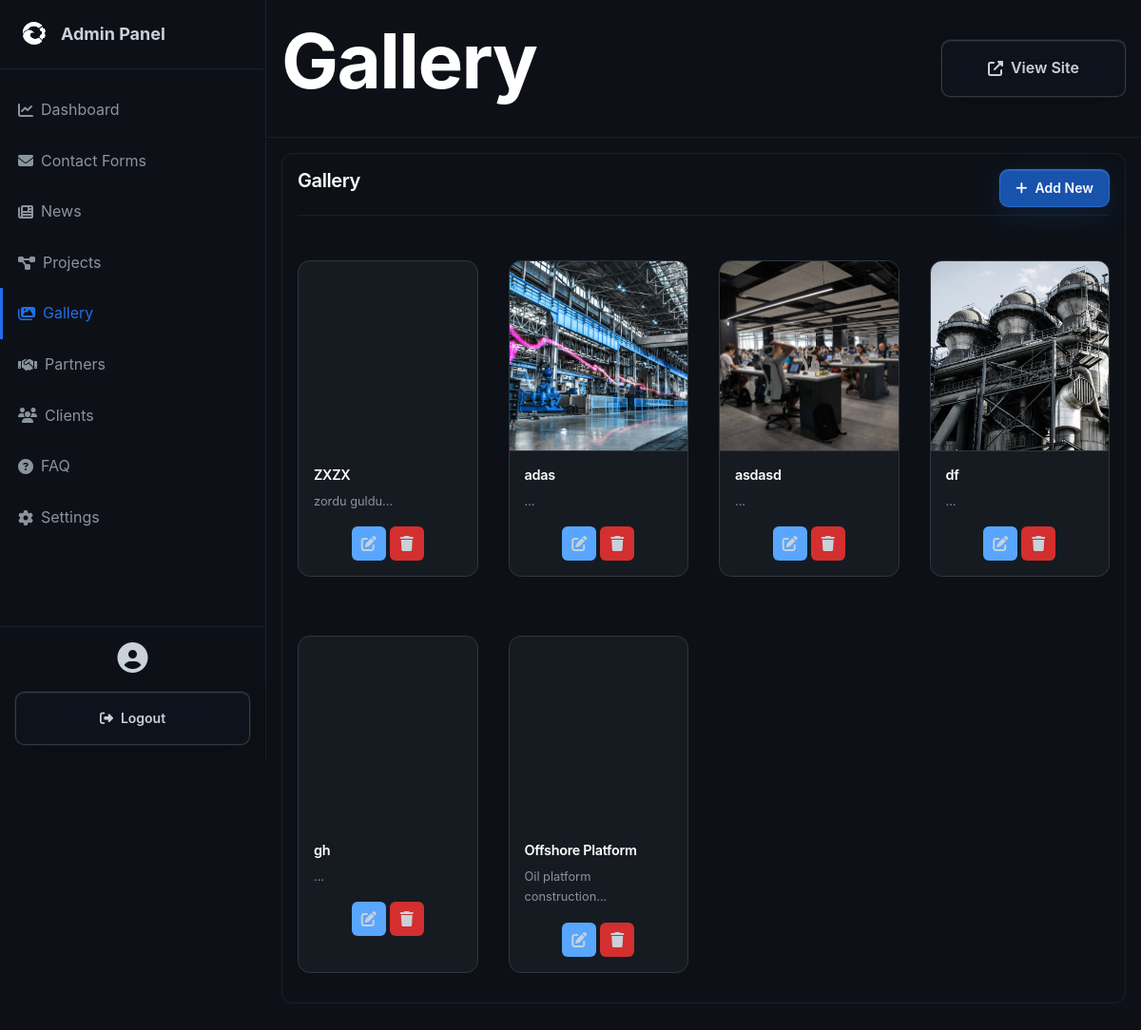
Screenshot of /admin/gallery.php (signed in) with the database file from the repository.
### tables this page shows
CREATE TABLE gallery (
                id INTEGER PRIMARY KEY AUTOINCREMENT,
                title_en TEXT,
                title_ru TEXT,
                title_az TEXT,
                image TEXT NOT NULL,
                description_en TEXT,
                description_ru TEXT,
                description_az TEXT,
                created_at DATETIME DEFAULT CURRENT_TIMESTAMP,
                sort_order INTEGER DEFAULT 0
            );

### admin/gallery.php (the view, shortened to what this page needs)
<?php
require_once 'header.php';
$db = Database::getInstance()->getConnection();
$stmt = $db->query("SELECT * FROM gallery ORDER BY sort_order ASC");
$items = $stmt->fetchAll();
?>
<div class="admin-card">
    <div class="admin-card-header">
        <h3 class="admin-card-title">Gallery</h3>
        <a href="<?php echo BASE_URL; ?>/admin/gallery-edit.php" class="btn btn-primary btn-sm">
            <i class="fas fa-plus"></i> Add New
        </a>
    </div>
    <?php if (count($items) > 0): ?>
    <div class="grid grid-4" style="margin-top: 2rem;">
        <?php foreach ($items as $item): ?>
        <div class="card" style="position: relative;">
            <?php if ($item['image']): ?>
                <img src="<?php echo BASE_URL; ?>/assets/uploads/<?php echo $item['image']; ?>" class="card-image" style="height: 200px; object-fit: cover;">
            <?php else: ?>
                <div style="height: 200px; background: var(--bg-card); display: flex; align-items: center; justify-content: center;">
                    <i class="fas fa-image" style="font-size: 3rem; color: var(--text-muted);"></i>
                </div>
            <?php endif; ?>
            <div style="padding: 1rem;">
                <h4 style="font-size: 0.9rem; margin-bottom: 0.5rem;"><?php echo htmlspecialchars($item['title_en']); ?></h4>
                <p style="font-size: 0.8rem; color: var(--text-secondary); margin-bottom: 1rem;">
                    <?php echo htmlspecialchars(substr($item['description_en'], 0, 60)); ?>...
                </p>
                <div class="action-buttons" style="justify-content: center;">
                    <a href="<?php echo BASE_URL; ?>/admin/gallery-edit.php?id=<?php echo $item['id']; ?>" class="btn-icon btn-edit">
                        <i class="fas fa-edit"></i>
                    </a>
                    <a href="?delete=<?php echo $item['id']; ?>" class="btn-icon btn-delete" onclick="return confirm('Are you sure?')">
                        <i class="fas fa-trash"></i>
                    </a>
                </div>
            </div>
        </div>
        <?php endforeach; ?>
    </div>
    <?php endif; ?>
</div>
<?php require_once 'footer.php'; ?>

### assets/css/admin.css (style rules this page uses)
.admin-card { background: var(--bg-dark); border: 1px solid rgba(107, 168, 214, 0.1); border-radius: var(--radius-lg); padding: var(--spacing-md); margin-bottom: var(--spacing-md); }
.admin-card-header { display: flex; justify-content: space-between; align-items: center; margin-bottom: var(--spacing-md); padding-bottom: var(--spacing-sm); border-bottom: 1px solid rgba(107, 168, 214, 0.1); }
.admin-card-title { font-size: 1.25rem; font-weight: 600; }
.action-buttons { display: flex; gap: var(--spacing-xs); }
.btn-sm { padding: 0.5rem 1rem; font-size: 0.875rem; }
.btn-icon { width: 36px; height: 36px; display: inline-flex; align-items: center; justify-content: center; border-radius: var(--radius-sm); border: none; cursor: pointer; transition: all var(--transition-fast); }
.btn-edit { background: var(--color-primary); color: var(--color-white); }
.btn-delete { background: #d32f2f; color: var(--color-white); }

### rows the page displays
gallery: title_en "ZXZX", description_en "zordu guldu"
gallery: image (picture), title_en "adas"
gallery: image (picture), title_en "asdasd"
gallery: image (picture), title_en "df"
gallery: title_en "gh"
gallery: title_en "Offshore Platform", description_en "Oil platform construction"

### other values shown
str_replace('-', ' ', $current_page) "Gallery"
